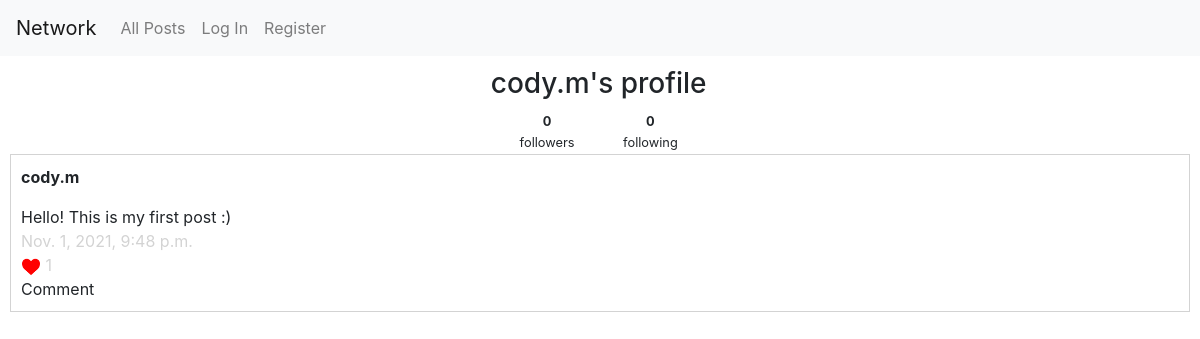
Before: /social/profile-page/cody.m with the older database file.
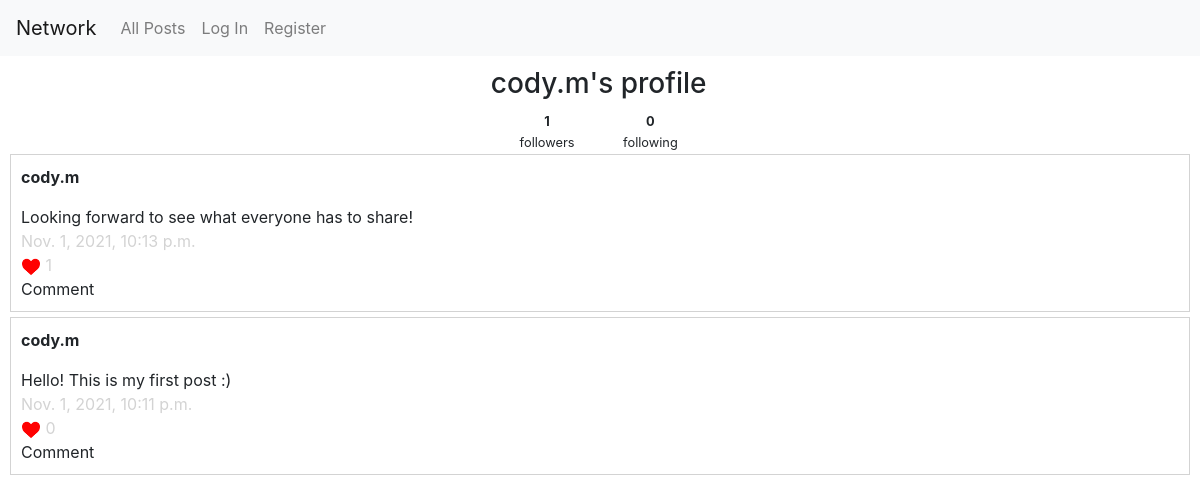
After: the same page with the newer database file.
### landing_page/models.py (models this page shows, shortened)
class User(AbstractUser):
    number_of_followers = models.IntegerField(default=0)
    number_of_followings = models.IntegerField(default=0)

### social/models.py (models this page shows, shortened)
class Post(models.Model):
    creator = models.ForeignKey(User, on_delete=models.CASCADE, related_name='posts')
    post = models.CharField(max_length=280)
    timestamp = models.DateTimeField(auto_now_add=True)
    likes = models.IntegerField(default=0)

### social/views.py (the view, shortened to what this page needs)
# urls.py: path("profile-page/<str:username>", views.profile_page, name="profile-page"),
def profile_page(request, username):
    userObject = User.objects.get(username=username)    # This is the user from where the page was linked
    userPosts = Post.objects.filter(creator=userObject).order_by("-timestamp")
    paginator = Paginator(userPosts, 10)
    page_number = request.GET.get('page')
    page_obj = paginator.get_page(page_number)
    if not request.user.id:     # request.user.id would return None if no user is logged in
        return render(request, "social/default-profile.html", {
            "userProfileObject": userObject,
            "userPosts": page_obj,
            "displayPagination": areMoreThanTenItems(userPosts)
        })

### social/views.py (called while the page is built)
def areMoreThanTenItems(given_list):
    return len(given_list) > 10

### social/templates/social/default-profile.html (shortened to what this page needs)
{% extends "social/layout.html" %}
{% load static %}
{% block body %}
	<table id="profile-page-header">
		<tr>
			<td><h3>{{ userProfileObject.username }}'s profile</h3></td>
			<td>
			</td>
		</tr>
		<tr>
			<td>
				<table id="follow-table">
					<tr>
						<td class="follow-data"><b>{{ userProfileObject.number_of_followers }}</b></td>
						<td class="follow-data"><b>{{ userProfileObject.number_of_followings }}</b></td>
					</tr>
					<tr>
						<td class="follow-data">followers</td>
						<td class="follow-data">following</td>
					</tr>
				</table>
			</td>
			<td></td>
		</tr>
	</table>
	{% for post in userPosts%}
        <div class="div-border">
            <p><b>{{ post.creator.username }}</b></p>
            <div id="postID-{{post.id}}">{{ post.post }}</div>
            <div class="ligthgray-text">{{ post.timestamp }}</div>
            <div>
                {% if user.is_authenticated %}
                    <button data-postid="{{post.id}}" class="like-btn">
                        <img src="../../static/social/like-logo.png" alt="Like logo" width="20">
                    </button>
                    <span id="likesID-{{post.id}}" class="ligthgray-text">{{ post.likes }}</span>
                {% else %}
                    <img src="../../static/social/like-logo.png" alt="Like logo" width="20">
                    <span id="likesID-{{post.id}}" class="ligthgray-text">{{ post.likes }}</span>
                {% endif %}
             </div>
            <div>Comment</div>
        </div>
    {% endfor %}
{% endblock %}

### social/templates/social/layout.html (shortened to what this page needs)
{% load static %}
<!DOCTYPE html>
<html lang="en">
    <head>
        <link rel="stylesheet" href="https://stackpath.bootstrapcdn.com/bootstrap/4.4.1/css/bootstrap.min.css">
        <link href="{% static 'Social/styles.css' %}" rel="stylesheet">
    </head>
    <body>
        <nav class="navbar navbar-expand-lg navbar-light bg-light">
            <a class="navbar-brand" href="#">Network</a>
            <div>
              <ul class="navbar-nav mr-auto">
                <li class="nav-item">
                  <a class="nav-link" href="{% url 'social:index' %}" id="all-posts">All Posts</a>
                </li>
                {% if user.is_authenticated %}
                    <li class="nav-item">
                        <a class="nav-link" href="{% url 'social:following' user.username %}">Following</a>
                    </li>
                    <li class="nav-item">
                        <a class="nav-link" href="{% url 'social:logout' %}">Log Out</a>
                    </li>
                {% else %}
                    <li class="nav-item">
                        <a class="nav-link" href="{% url 'social:login' %}">Log In</a>
                    </li>
                    <li class="nav-item">
                        <a class="nav-link" href="{% url 'social:register' %}">Register</a>
                    </li>
                {% endif %}
              </ul>
            </div>
          </nav>
        <div class="body">
            {% block body %}
            {% endblock %}
        </div>
    </body>
</html>

### social/static/social/styles.css (style rules this page uses)
.body { padding: 10px; font-size: normal; }
.div-border { border: 1px solid lightgray; padding: 10px; margin-bottom: 5px; position: relative; }
.ligthgray-text { color: lightgray; }
table { width: 300px; margin: auto; }
td { text-align: center; }
#follow-table { width: 70%; }
.follow-data { font-size: 80%; }

Changed rows visible on the page:
removed Post: creator.username "cody.m", post "Hello! This is my first post :)", timestamp "Nov. 1, 2021, 9:48 p.m.", likes "1"
changed User "cody.m": number_of_followers "0" → "1"
added Post: creator.username "cody.m", post "Looking forward to see what everyone has to share!", timestamp "Nov. 1, 2021, 10:13 p.m.", likes "1"
added Post: creator.username "cody.m", post "Hello! This is my first post :)", timestamp "Nov. 1, 2021, 10:11 p.m.", likes "0"
